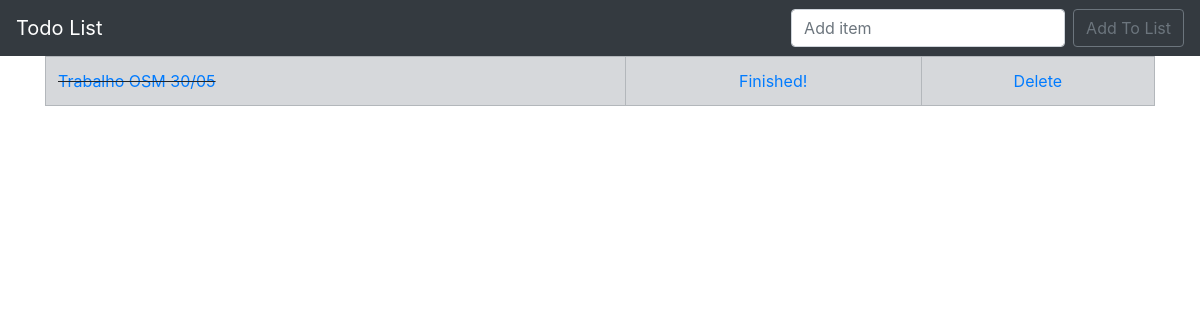
Before: / with the older database file.
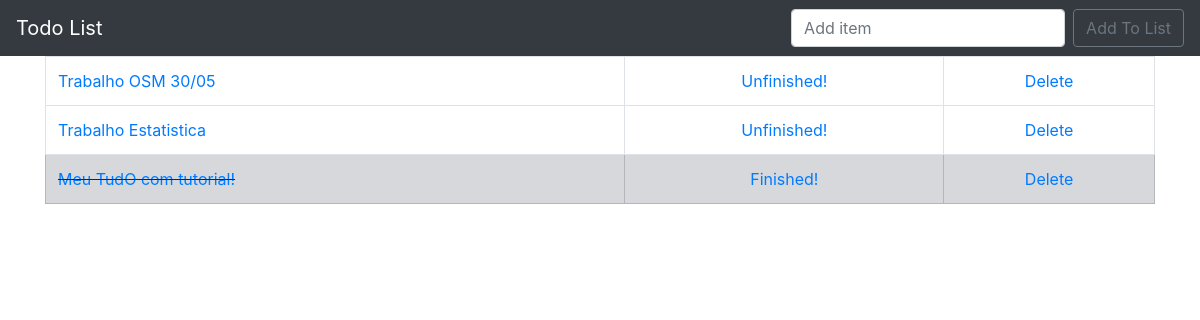
After: the same page with the newer database file.
### TodoList/models.py (models this page shows, shortened)
class List(models.Model):
    item = models.CharField(max_length=200)
    completed = models.BooleanField(default=False)

### TodoList/views.py (the view)
# urls.py: path('', views.index, name='index.html'),
def index(request):
    if request.method == 'POST':
        form = ListForm(request.POST or None)
        if form.is_valid():
            form.save()
            all_items = List.objects.all
            messages.success(request, ('O item foi adicionado à seus afazeres!'))
            return render(request, 'index.html', {'all_items': all_items})
    else:
        all_items = List.objects.all
        return render(request, 'index.html', {'all_items': all_items})

### TodoList/Templates/index.html (shortened to what this page needs)
{% extends 'base.html' %}
{%block content%}
    {%if all_items%}
        <table class="table table-bordered">
        {%for things in all_items%}
            {% if things.completed %}
                <tr class="table-secondary">
                    <td class="striker"><a href="{% url 'editar' things.id %}">{{things.item}}</a></td>
                    <td><center><a href="{%url 'uncross' things.id%}">Finished!</a></center></td>
                    <td><center><a href="{%url 'delete' things.id%}">Delete</a></center></td>
                </tr>
            {%else%}
                <tr>
                    <td><a href="{% url 'editar' things.id %}">{{things.item}}</a></td>
                    <td><center><a href="{% url 'cross_off' things.id %}">Unfinished!</a></center></td>
                    <td><center><a href="{% url 'delete' things.id %}">Delete</a></center></td>
                </tr>
            {%endif%}
        {%endfor%}
        </table>
    {%endif%}
{%endblock%}

### TodoList/Templates/base.html (shortened to what this page needs)
<!doctype html>
<html lang="en">
  <head>
    <link rel="stylesheet" href="https://stackpath.bootstrapcdn.com/bootstrap/4.3.1/css/bootstrap.min.css">
    <link rel="stylesheet" href='./static/css/style.css'>
  </head>
  <body>
    <nav class="navbar navbar-expand-lg navbar-dark bg-dark">
      <a class="navbar-brand" href="{%url 'index.html' %}">Todo List</a>
      <div class="collapse navbar-collapse" id="navbarSupportedContent">
        <form class="form-inline my-2 my-lg-0" method="POST">
          <input class="form-control mr-sm-2" type="search" placeholder="Add item" aria-label="Search" name="item">
          <button class="btn btn-outline-secondary my-2 my-sm-0" type="submit">Add To List</button>
        </form>
      </div>
    </nav>
    <div class="container">
      {%block content%}
      {%endblock%}
    </div>
  </body>
</html>

### static/css/style.css (style rules this page uses)
.striker { text-decoration: line-through; }

Changed rows visible on the page:
changed List "Trabalho OSM 30/05": completed "Finished!" → "Unfinished!"
added List: item "Trabalho Estatistica"
added List: item "Meu TudO com tutorial!"
